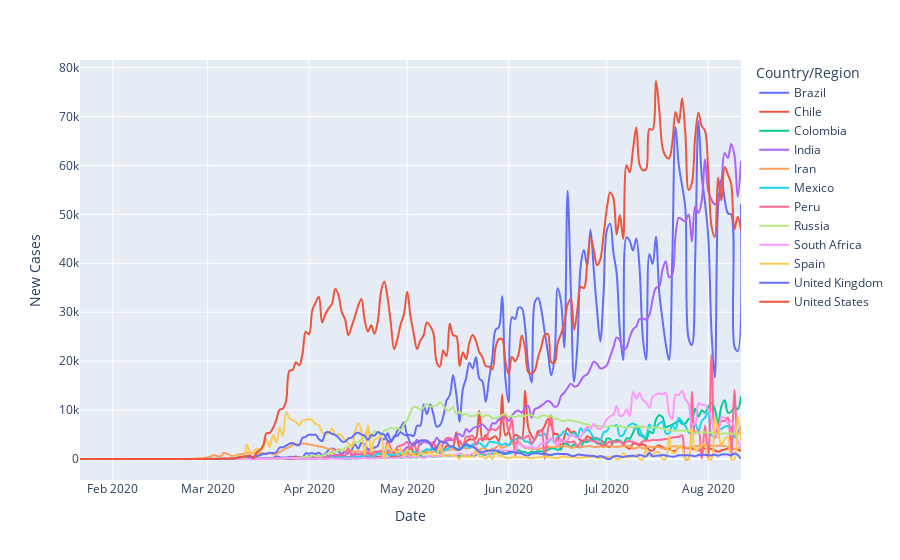

Here is the notebook cell this chart was saved with:
### Code cell
fig = px.line(top12_countries, x="Date", y="New Cases", color="Country/Region", line_group="Country/Region", hover_name="Country/Region",
        line_shape="spline", render_mode="svg")
fig.show()

### Figure 1 — Plotly figure (JSON) as saved in the notebook; plotly's stock layout.template omitted (floating-point values rounded to 4 significant figures; data arrays with more than 128 entries replaced by an {"elided": "..."} marker saying what was removed)
{"data": [{"hovertemplate": "<b>%{hovertext}</b><br><br>Country/Region=Brazil<br>Date=%{x}<br>New Cases=%{y}<extra></extra>", "hovertext": {"elided": "203 str values"}, "legendgroup": "Brazil", "line": {"color": "#636efa", "dash": "solid", "shape": "spline"}, "mode": "lines", "name": "Brazil", "showlegend": true, "type": "scatter", "x": {"elided": "203 str values"}, "xaxis": "x", "y": {"elided": "203 int values"}, "yaxis": "y"}, {"hovertemplate": "<b>%{hovertext}</b><br><br>Country/Region=Chile<br>Date=%{x}<br>New Cases=%{y}<extra></extra>", "hovertext": {"elided": "203 str values"}, "legendgroup": "Chile", "line": {"color": "#EF553B", "dash": "solid", "shape": "spline"}, "mode": "lines", "name": "Chile", "showlegend": true, "type": "scatter", "x": {"elided": "203 str values"}, "xaxis": "x", "y": {"elided": "203 int values"}, "yaxis": "y"}, {"hovertemplate": "<b>%{hovertext}</b><br><br>Country/Region=Colombia<br>Date=%{x}<br>New Cases=%{y}<extra></extra>", "hovertext": {"elided": "203 str values"}, "legendgroup": "Colombia", "line": {"color": "#00cc96", "dash": "solid", "shape": "spline"}, "mode": "lines", "name": "Colombia", "showlegend": true, "type": "scatter", "x": {"elided": "203 str values"}, "xaxis": "x", "y": {"elided": "203 int values"}, "yaxis": "y"}, {"hovertemplate": "<b>%{hovertext}</b><br><br>Country/Region=India<br>Date=%{x}<br>New Cases=%{y}<extra></extra>", "hovertext": {"elided": "203 str values"}, "legendgroup": "India", "line": {"color": "#ab63fa", "dash": "solid", "shape": "spline"}, "mode": "lines", "name": "India", "showlegend": true, "type": "scatter", "x": {"elided": "203 str values"}, "xaxis": "x", "y": {"elided": "203 int values"}, "yaxis": "y"}, {"hovertemplate": "<b>%{hovertext}</b><br><br>Country/Region=Iran<br>Date=%{x}<br>New Cases=%{y}<extra></extra>", "hovertext": {"elided": "203 str values"}, "legendgroup": "Iran", "line": {"color": "#FFA15A", "dash": "solid", "shape": "spline"}, "mode": "lines", "name": "Iran", "showlegend": true, "type": "scatter", "x": {"elided": "203 str values"}, "xaxis": "x", "y": {"elided": "203 int values"}, "yaxis": "y"}, {"hovertemplate": "<b>%{hovertext}</b><br><br>Country/Region=Mexico<br>Date=%{x}<br>New Cases=%{y}<extra></extra>", "hovertext": {"elided": "203 str values"}, "legendgroup": "Mexico", "line": {"color": "#19d3f3", "dash": "solid", "shape": "spline"}, "mode": "lines", "name": "Mexico", "showlegend": true, "type": "scatter", "x": {"elided": "203 str values"}, "xaxis": "x", "y": {"elided": "203 int values"}, "yaxis": "y"}, {"hovertemplate": "<b>%{hovertext}</b><br><br>Country/Region=Peru<br>Date=%{x}<br>New Cases=%{y}<extra></extra>", "hovertext": {"elided": "203 str values"}, "legendgroup": "Peru", "line": {"color": "#FF6692", "dash": "solid", "shape": "spline"}, "mode": "lines", "name": "Peru", "showlegend": true, "type": "scatter", "x": {"elided": "203 str values"}, "xaxis": "x", "y": {"elided": "203 int values"}, "yaxis": "y"}, {"hovertemplate": "<b>%{hovertext}</b><br><br>Country/Region=Russia<br>Date=%{x}<br>New Cases=%{y}<extra></extra>", "hovertext": {"elided": "203 str values"}, "legendgroup": "Russia", "line": {"color": "#B6E880", "dash": "solid", "shape": "spline"}, "mode": "lines", "name": "Russia", "showlegend": true, "type": "scatter", "x": {"elided": "203 str values"}, "xaxis": "x", "y": {"elided": "203 int values"}, "yaxis": "y"}, {"hovertemplate": "<b>%{hovertext}</b><br><br>Country/Region=South Africa<br>Date=%{x}<br>New Cases=%{y}<extra></extra>", "hovertext": {"elided": "203 str values"}, "legendgroup": "South Africa", "line": {"color": "#FF97FF", "dash": "solid", "shape": "spline"}, "mode": "lines", "name": "South Africa", "showlegend": true, "type": "scatter", "x": {"elided": "203 str values"}, "xaxis": "x", "y": {"elided": "203 int values"}, "yaxis": "y"}, {"hovertemplate": "<b>%{hovertext}</b><br><br>Country/Region=Spain<br>Date=%{x}<br>New Cases=%{y}<extra></extra>", "hovertext": {"elided": "203 str values"}, "legendgroup": "Spain", "line": {"color": "#FECB52", "dash": "solid", "shape": "spline"}, "mode": "lines", "name": "Spain", "showlegend": true, "type": "scatter", "x": {"elided": "203 str values"}, "xaxis": "x", "y": {"elided": "203 int values"}, "yaxis": "y"}, {"hovertemplate": "<b>%{hovertext}</b><br><br>Country/Region=United Kingdom<br>Date=%{x}<br>New Cases=%{y}<extra></extra>", "hovertext": {"elided": "203 str values"}, "legendgroup": "United Kingdom", "line": {"color": "#636efa", "dash": "solid", "shape": "spline"}, "mode": "lines", "name": "United Kingdom", "showlegend": true, "type": "scatter", "x": {"elided": "203 str values"}, "xaxis": "x", "y": {"elided": "203 int values"}, "yaxis": "y"}, {"hovertemplate": "<b>%{hovertext}</b><br><br>Country/Region=United States<br>Date=%{x}<br>New Cases=%{y}<extra></extra>", "hovertext": {"elided": "203 str values"}, "legendgroup": "United States", "line": {"color": "#EF553B", "dash": "solid", "shape": "spline"}, "mode": "lines", "name": "United States", "showlegend": true, "type": "scatter", "x": {"elided": "203 str values"}, "xaxis": "x", "y": {"elided": "203 int values"}, "yaxis": "y"}], "layout": {"legend": {"title": {"text": "Country/Region"}, "tracegroupgap": 0}, "margin": {"t": 60}, "xaxis": {"anchor": "y", "domain": [0, 1], "title": {"text": "Date"}}, "yaxis": {"anchor": "x", "domain": [0, 1], "title": {"text": "New Cases"}}}}
